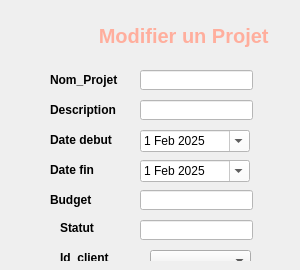
     <widget class="QWidget" name="stackedWidget_2Page3">
      <widget class="QWidget" name="widget_3" native="true">
       <property name="geometry">
        <rect>
         <x>10</x>
         <y>20</y>
         <width>281</width>
         <height>241</height>
        </rect>
       </property>
       <widget class="QLabel" name="label_12">
        <property name="geometry">
         <rect>
          <x>0</x>
          <y>0</y>
          <width>311</width>
          <height>31</height>
         </rect>
        </property>
        <property name="styleSheet">
         <string notr="true">background:transparent;
border-radius:10px;
font-size:20px;
font-weight:700;
color: #FFAE9D
;

</string>
        </property>
        <property name="text">
         <string>                Modifier un Projet </string>
        </property>
       </widget>
       <widget class="QLabel" name="label_13">
        <property name="geometry">
         <rect>
          <x>40</x>
          <y>50</y>
          <width>71</width>
          <height>20</height>
         </rect>
        </property>
        <property name="font">
         <font>
          <italic>false</italic>
          <bold>true</bold>
         </font>
        </property>
        <property name="text">
         <string>Nom_Projet</string>
        </property>
       </widget>
       <widget class="QLineEdit" name="npm">
        <property name="geometry">
         <rect>
          <x>130</x>
          <y>50</y>
          <width>113</width>
          <height>20</height>
         </rect>
        </property>
        <property name="styleSheet">
         <string notr="true">
background-color: rgb(255, 255, 255);</string>
        </property>
       </widget>
       <widget class="QLineEdit" name="desm">
        <property name="geometry">
         <rect>
          <x>130</x>
          <y>80</y>
          <width>113</width>
          <height>20</height>
         </rect>
        </property>
        <property name="styleSheet">
         <string notr="true">
background-color: rgb(255, 255, 255);</string>
        </property>
       </widget>
       <widget class="QLabel" name="label_14">
        <property name="geometry">
         <rect>
          <x>40</x>
          <y>80</y>
          <width>71</width>
          <height>20</height>
         </rect>
        </property>
        <property name="font">
         <font>
          <italic>false</italic>
          <bold>true</bold>
         </font>
        </property>
        <property name="text">
         <string>Description</string>
        </property>
       </widget>
       <widget class="QLabel" name="label_17">
        <property name="geometry">
         <rect>
          <x>40</x>
          <y>110</y>
          <width>71</width>
          <height>20</height>
         </rect>
        </property>
        <property name="font">
         <font>
          <italic>false</italic>
          <bold>true</bold>
         </font>
        </property>
        <property name="text">
         <string>Date debut</string>
        </property>
       </widget>
       <widget class="QDateEdit" name="ddm">
        <property name="geometry">
         <rect>
          <x>130</x>
          <y>110</y>
          <width>110</width>
          <height>22</height>
         </rect>
        </property>
        <property name="styleSheet">
         <string notr="true">background-color: rgb(255, 255, 255);</string>
        </property>
        <property name="calendarPopup">
         <bool>true</bool>
        </property>
        <property name="date">
         <date>
          <year>2025</year>
          <month>2</month>
          <day>1</day>
         </date>
        </property>
       </widget>
       <widget class="QDateEdit" name="dfm">
        <property name="geometry">
         <rect>
          <x>130</x>
          <y>140</y>
          <width>110</width>
          <height>22</height>
         </rect>
        </property>
        <property name="styleSheet">
         <string notr="true">background-color: rgb(255, 255, 255);</string>
        </property>
        <property name="maximumDate">
         <date>
          <year>2028</year>
          <month>12</month>
          <day>31</day>
         </date>
        </property>
        <property name="minimumDate">
         <date>
          <year>2025</year>
          <month>2</month>
          <day>1</day>
         </date>
        </property>
        <property name="calendarPopup">
         <bool>true</bool>
        </property>
        <property name="date">
         <date>
          <year>2025</year>
          <month>2</month>
          <day>1</day>
         </date>
        </property>
       </widget>
       <widget class="QLabel" name="label_18">
        <property name="geometry">
         <rect>
          <x>40</x>
          <y>140</y>
          <width>71</width>
          <height>20</height>
         </rect>
        </property>
        <property name="font">
         <font>
          <italic>false</italic>
          <bold>true</bold>
         </font>
        </property>
        <property name="text">
         <string>Date fin</string>
        </property>
       </widget>
       <widget class="QLabel" name="label_19">
        <property name="geometry">
         <rect>
          <x>40</x>
          <y>170</y>
          <width>71</width>
          <height>20</height>
         </rect>
        </property>
        <property name="font">
         <font>
          <italic>false</italic>
          <bold>true</bold>
         </font>
        </property>
        <property name="text">
         <string>Budget</string>
        </property>
       </widget>
       <widget class="QLineEdit" name="bum">
        <property name="geometry">
         <rect>
          <x>130</x>
          <y>170</y>
          <width>113</width>
          <height>20</height>
         </rect>
        </property>
        <property name="styleSheet">
         <string notr="true">
background-color: rgb(255, 255, 255);</string>
        </property>
       </widget>
       <widget class="QLabel" name="label_20">
        <property name="geometry">
         <rect>
          <x>50</x>
          <y>230</y>
          <width>61</width>
          <height>16</height>
         </rect>
        </property>
        <property name="font">
         <font>
          <italic>false</italic>
          <bold>true</bold>
         </font>
        </property>
        <property name="text">
         <string>Id_client</string>
        </property>
       </widget>
       <widget class="QLabel" name="label_21">
        <property name="geometry">
         <rect>
          <x>40</x>
          <y>260</y>
          <width>71</width>
          <height>16</height>
         </rect>
        </property>
        <property name="font">
         <font>
          <italic>false</italic>
          <bold>true</bold>
         </font>
        </property>
        <property name="text">
         <string>Id_architecte</string>
        </property>
       </widget>
       <widget class="QPushButton" name="pushButton_66">
        <property name="geometry">
         <rect>
          <x>260</x>
          <y>280</y>
          <width>61</width>
          <height>31</height>
         </rect>
        </property>
        <property name="font">
         <font>
          <italic>true</italic>
          <bold>true</bold>
         </font>
        </property>
        <property name="styleSheet">
         <string notr="true">QPushButton {color:white;
background:#FFAE9D;
border-radius:15px ;
   border: 2px  #FFAE9D;
}

QPushButton:hover {
    background-color: #CCAEA4;  /* Quand la souris passe dessus */
}

QPushButton:pressed {
    background-color: #B39188;  /* Quand on clique dessus */
}

QPushButton:focus {
    border: 2px solid #FFAE9D;  /* Quand on sélectionne le bouton avec TAB ou les flèches */
}</string>
        </property>
        <property name="text">
         <string>Confirm</string>
        </property>
        <property name="iconSize">
         <size>
          <width>18</width>
          <height>18</height>
         </size>
        </property>
       </widget>
       <widget class="QLineEdit" name="stm">
        <property name="geometry">
         <rect>
          <x>130</x>
          <y>200</y>
          <width>113</width>
          <height>20</height>
         </rect>
        </property>
        <property name="styleSheet">
         <string notr="true">
background-color: rgb(255, 255, 255);</string>
        </property>
       </widget>
       <widget class="QLabel" name="label_22">
        <property name="geometry">
         <rect>
          <x>50</x>
          <y>200</y>
          <width>61</width>
          <height>16</height>
         </rect>
        </property>
        <property name="font">
         <font>
          <italic>false</italic>
          <bold>true</bold>
         </font>
        </property>
        <property name="text">
         <string>Statut</string>
        </property>
       </widget>
       <widget class="QComboBox" name="icm">
        <property name="geometry">
         <rect>
          <x>140</x>
          <y>230</y>
          <width>101</width>
          <height>22</height>
         </rect>
        </property>
       </widget>
       <widget class="QComboBox" name="iam">
        <property name="geometry">
         <rect>
          <x>130</x>
          <y>260</y>
          <width>111</width>
          <height>22</height>
         </rect>
        </property>
       </widget>
      </widget>
     </widget>
